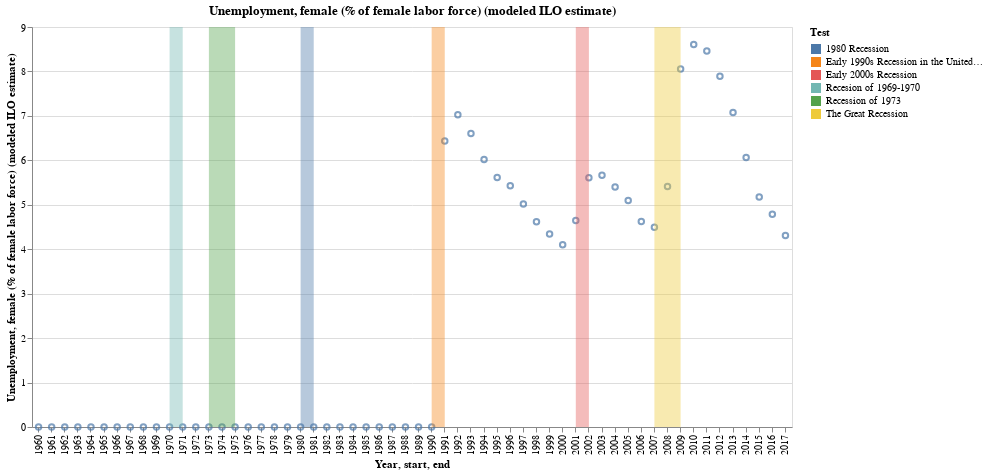

Notebook code cell kept with this figure:
### Code cell
#df_temp = df_usa.copy()
#df_temp['ptemp'] = df_temp['Patent applications, residents'].diff()

col = list(df_usa.columns[3:])

#15, 16
#22, 23. 24, 25. 
#27
#34, 35
#41, 42. 43, 44
cur = col[41]
temp = alt.Chart(df_usa).mark_point().encode(
    x='Year:O',
    y=cur,
    #color='Third Dim',
    #tooltip=['Item1', 'Item2', 'Item3', 'Item4']
).properties(
    title=cur,
    width=760,
    height=400
)#.interactive()
temp + highlight
